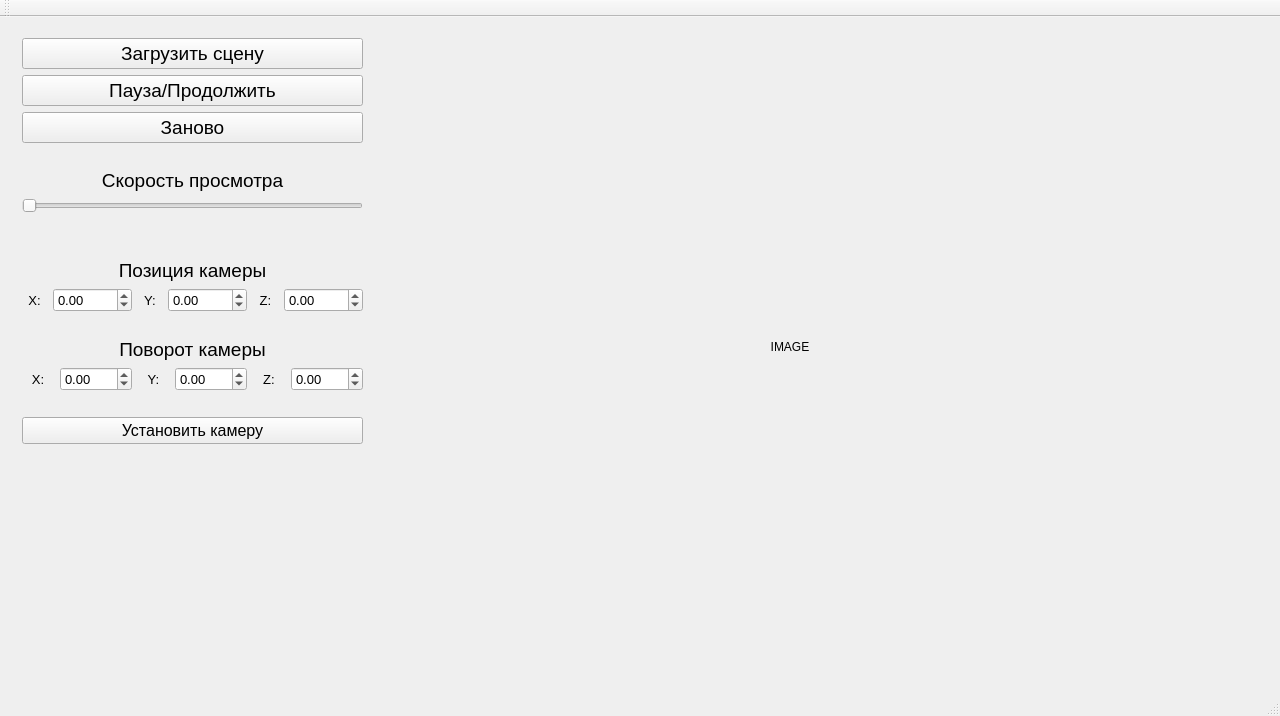
<?xml version="1.0" encoding="UTF-8"?>
<ui version="4.0">
 <class>MainWindowClass</class>
 <widget class="QMainWindow" name="MainWindowClass">
  <property name="geometry">
   <rect>
    <x>0</x>
    <y>0</y>
    <width>1280</width>
    <height>716</height>
   </rect>
  </property>
  <property name="windowTitle">
   <string>MainWindow</string>
  </property>
  <widget class="QWidget" name="centralWidget">
   <widget class="QLabel" name="canvas">
    <property name="geometry">
     <rect>
      <x>390</x>
      <y>30</y>
      <width>800</width>
      <height>600</height>
     </rect>
    </property>
    <property name="text">
     <string>IMAGE</string>
    </property>
    <property name="alignment">
     <set>Qt::AlignCenter</set>
    </property>
   </widget>
   <widget class="QWidget" name="verticalLayoutWidget">
    <property name="geometry">
     <rect>
      <x>11</x>
      <y>10</y>
      <width>363</width>
      <height>721</height>
     </rect>
    </property>
    <layout class="QVBoxLayout" name="verticalLayout">
     <item>
      <widget class="QPushButton" name="btnStart">
       <property name="font">
        <font>
         <pointsize>14</pointsize>
        </font>
       </property>
       <property name="text">
        <string>Загрузить сцену</string>
       </property>
      </widget>
     </item>
     <item>
      <widget class="QPushButton" name="btnStop">
       <property name="font">
        <font>
         <pointsize>14</pointsize>
        </font>
       </property>
       <property name="text">
        <string>Пауза/Продолжить</string>
       </property>
      </widget>
     </item>
     <item>
      <widget class="QPushButton" name="btnRestart">
       <property name="font">
        <font>
         <pointsize>14</pointsize>
        </font>
       </property>
       <property name="text">
        <string>Заново</string>
       </property>
      </widget>
     </item>
     <item>
      <spacer name="verticalSpacer_4">
       <property name="orientation">
        <enum>Qt::Vertical</enum>
       </property>
       <property name="sizeType">
        <enum>QSizePolicy::Minimum</enum>
       </property>
       <property name="sizeHint" stdset="0">
        <size>
         <width>20</width>
         <height>20</height>
        </size>
       </property>
      </spacer>
     </item>
     <item>
      <widget class="QLabel" name="label_9">
       <property name="font">
        <font>
         <pointsize>14</pointsize>
        </font>
       </property>
       <property name="text">
        <string>Скорость просмотра</string>
       </property>
       <property name="textFormat">
        <enum>Qt::AutoText</enum>
       </property>
       <property name="scaledContents">
        <bool>false</bool>
       </property>
       <property name="alignment">
        <set>Qt::AlignCenter</set>
       </property>
       <property name="wordWrap">
        <bool>false</bool>
       </property>
       <property name="openExternalLinks">
        <bool>false</bool>
       </property>
      </widget>
     </item>
     <item>
      <widget class="QSlider" name="speed">
       <property name="font">
        <font>
         <pointsize>10</pointsize>
        </font>
       </property>
       <property name="minimum">
        <number>1</number>
       </property>
       <property name="maximum">
        <number>5</number>
       </property>
       <property name="pageStep">
        <number>1</number>
       </property>
       <property name="sliderPosition">
        <number>1</number>
       </property>
       <property name="tracking">
        <bool>true</bool>
       </property>
       <property name="orientation">
        <enum>Qt::Horizontal</enum>
       </property>
      </widget>
     </item>
     <item>
      <spacer name="verticalSpacer_2">
       <property name="orientation">
        <enum>Qt::Vertical</enum>
       </property>
       <property name="sizeType">
        <enum>QSizePolicy::Minimum</enum>
       </property>
       <property name="sizeHint" stdset="0">
        <size>
         <width>20</width>
         <height>40</height>
        </size>
       </property>
      </spacer>
     </item>
     <item>
      <widget class="QLabel" name="label">
       <property name="font">
        <font>
         <pointsize>14</pointsize>
        </font>
       </property>
       <property name="text">
        <string>Позиция камеры</string>
       </property>
       <property name="textFormat">
        <enum>Qt::AutoText</enum>
       </property>
       <property name="scaledContents">
        <bool>false</bool>
       </property>
       <property name="alignment">
        <set>Qt::AlignCenter</set>
       </property>
       <property name="wordWrap">
        <bool>false</bool>
       </property>
       <property name="openExternalLinks">
        <bool>false</bool>
       </property>
      </widget>
     </item>
     <item>
      <layout class="QHBoxLayout" name="horizontalLayout">
       <item>
        <widget class="QLabel" name="label_5">
         <property name="font">
          <font>
           <pointsize>10</pointsize>
          </font>
         </property>
         <property name="text">
          <string>X:</string>
         </property>
         <property name="textFormat">
          <enum>Qt::AutoText</enum>
         </property>
         <property name="scaledContents">
          <bool>false</bool>
         </property>
         <property name="alignment">
          <set>Qt::AlignCenter</set>
         </property>
         <property name="wordWrap">
          <bool>false</bool>
         </property>
         <property name="openExternalLinks">
          <bool>false</bool>
         </property>
        </widget>
       </item>
       <item>
        <widget class="QDoubleSpinBox" name="cx">
         <property name="font">
          <font>
           <pointsize>10</pointsize>
          </font>
         </property>
         <property name="minimum">
          <double>-1000.000000000000000</double>
         </property>
         <property name="maximum">
          <double>1000.000000000000000</double>
         </property>
        </widget>
       </item>
       <item>
        <widget class="QLabel" name="label_3">
         <property name="font">
          <font>
           <pointsize>10</pointsize>
          </font>
         </property>
         <property name="text">
          <string>Y:</string>
         </property>
         <property name="textFormat">
          <enum>Qt::AutoText</enum>
         </property>
         <property name="scaledContents">
          <bool>false</bool>
         </property>
         <property name="alignment">
          <set>Qt::AlignCenter</set>
         </property>
         <property name="wordWrap">
          <bool>false</bool>
         </property>
         <property name="openExternalLinks">
          <bool>false</bool>
         </property>
        </widget>
       </item>
       <item>
        <widget class="QDoubleSpinBox" name="cy">
         <property name="font">
          <font>
           <pointsize>10</pointsize>
          </font>
         </property>
         <property name="minimum">
          <double>-1000.000000000000000</double>
         </property>
         <property name="maximum">
          <double>1000.000000000000000</double>
         </property>
        </widget>
       </item>
       <item>
        <widget class="QLabel" name="label_4">
         <property name="font">
          <font>
           <pointsize>10</pointsize>
          </font>
         </property>
         <property name="text">
          <string>Z:</string>
         </property>
         <property name="textFormat">
          <enum>Qt::AutoText</enum>
         </property>
         <property name="scaledContents">
          <bool>false</bool>
         </property>
         <property name="alignment">
          <set>Qt::AlignCenter</set>
         </property>
         <property name="wordWrap">
          <bool>false</bool>
         </property>
         <property name="openExternalLinks">
          <bool>false</bool>
         </property>
        </widget>
       </item>
       <item>
        <widget class="QDoubleSpinBox" name="cz">
         <property name="font">
          <font>
           <pointsize>10</pointsize>
          </font>
         </property>
         <property name="minimum">
          <double>-1000.000000000000000</double>
         </property>
         <property name="maximum">
          <double>1000.000000000000000</double>
         </property>
        </widget>
       </item>
      </layout>
     </item>
     <item>
      <spacer name="verticalSpacer_3">
       <property name="orientation">
        <enum>Qt::Vertical</enum>
       </property>
       <property name="sizeType">
        <enum>QSizePolicy::Minimum</enum>
       </property>
       <property name="sizeHint" stdset="0">
        <size>
         <width>20</width>
         <height>20</height>
        </size>
       </property>
      </spacer>
     </item>
     <item>
      <widget class="QLabel" name="label_2">
       <property name="sizePolicy">
        <sizepolicy hsizetype="Preferred" vsizetype="Preferred">
         <horstretch>0</horstretch>
         <verstretch>0</verstretch>
        </sizepolicy>
       </property>
       <property name="font">
        <font>
         <pointsize>14</pointsize>
        </font>
       </property>
       <property name="text">
        <string>Поворот камеры</string>
       </property>
       <property name="textFormat">
        <enum>Qt::AutoText</enum>
       </property>
       <property name="scaledContents">
        <bool>false</bool>
       </property>
       <property name="alignment">
        <set>Qt::AlignCenter</set>
       </property>
       <property name="wordWrap">
        <bool>false</bool>
       </property>
       <property name="openExternalLinks">
        <bool>false</bool>
       </property>
      </widget>
     </item>
     <item>
      <layout class="QHBoxLayout" name="horizontalLayout_2">
       <item>
        <widget class="QLabel" name="label_6">
         <property name="font">
          <font>
           <pointsize>10</pointsize>
          </font>
         </property>
         <property name="text">
          <string>X:</string>
         </property>
         <property name="textFormat">
          <enum>Qt::AutoText</enum>
         </property>
         <property name="scaledContents">
          <bool>false</bool>
         </property>
         <property name="alignment">
          <set>Qt::AlignCenter</set>
         </property>
         <property name="wordWrap">
          <bool>false</bool>
         </property>
         <property name="openExternalLinks">
          <bool>false</bool>
         </property>
        </widget>
       </item>
       <item>
        <widget class="QDoubleSpinBox" name="cdx">
         <property name="font">
          <font>
           <pointsize>10</pointsize>
          </font>
         </property>
         <property name="minimum">
          <double>-180.000000000000000</double>
         </property>
         <property name="maximum">
          <double>180.000000000000000</double>
         </property>
         <property name="singleStep">
          <double>5.000000000000000</double>
         </property>
        </widget>
       </item>
       <item>
        <widget class="QLabel" name="label_7">
         <property name="font">
          <font>
           <pointsize>10</pointsize>
          </font>
         </property>
         <property name="text">
          <string>Y:</string>
         </property>
         <property name="textFormat">
          <enum>Qt::AutoText</enum>
         </property>
         <property name="scaledContents">
          <bool>false</bool>
         </property>
         <property name="alignment">
          <set>Qt::AlignCenter</set>
         </property>
         <property name="wordWrap">
          <bool>false</bool>
         </property>
         <property name="openExternalLinks">
          <bool>false</bool>
         </property>
        </widget>
       </item>
       <item>
        <widget class="QDoubleSpinBox" name="cdy">
         <property name="font">
          <font>
           <pointsize>10</pointsize>
          </font>
         </property>
         <property name="minimum">
          <double>-180.000000000000000</double>
         </property>
         <property name="maximum">
          <double>180.000000000000000</double>
         </property>
         <property name="singleStep">
          <double>5.000000000000000</double>
         </property>
        </widget>
       </item>
       <item>
        <widget class="QLabel" name="label_8">
         <property name="font">
          <font>
           <pointsize>10</pointsize>
          </font>
         </property>
         <property name="text">
          <string>Z:</string>
         </property>
         <property name="textFormat">
          <enum>Qt::AutoText</enum>
         </property>
         <property name="scaledContents">
          <bool>false</bool>
         </property>
         <property name="alignment">
          <set>Qt::AlignCenter</set>
         </property>
         <property name="wordWrap">
          <bool>false</bool>
         </property>
         <property name="openExternalLinks">
          <bool>false</bool>
         </property>
        </widget>
       </item>
       <item>
        <widget class="QDoubleSpinBox" name="cdz">
         <property name="font">
          <font>
           <pointsize>10</pointsize>
          </font>
         </property>
         <property name="minimum">
          <double>-180.000000000000000</double>
         </property>
         <property name="maximum">
          <double>180.000000000000000</double>
         </property>
         <property name="singleStep">
          <double>5.000000000000000</double>
         </property>
         <property name="value">
          <double>0.000000000000000</double>
         </property>
        </widget>
       </item>
      </layout>
     </item>
     <item>
      <spacer name="verticalSpacer_5">
       <property name="orientation">
        <enum>Qt::Vertical</enum>
       </property>
       <property name="sizeType">
        <enum>QSizePolicy::Minimum</enum>
       </property>
       <property name="sizeHint" stdset="0">
        <size>
         <width>20</width>
         <height>20</height>
        </size>
       </property>
      </spacer>
     </item>
     <item>
      <widget class="QPushButton" name="btnSetCamera">
       <property name="font">
        <font>
         <pointsize>12</pointsize>
        </font>
       </property>
       <property name="text">
        <string>Установить камеру</string>
       </property>
      </widget>
     </item>
     <item>
      <spacer name="verticalSpacer">
       <property name="orientation">
        <enum>Qt::Vertical</enum>
       </property>
       <property name="sizeHint" stdset="0">
        <size>
         <width>20</width>
         <height>40</height>
        </size>
       </property>
      </spacer>
     </item>
    </layout>
   </widget>
  </widget>
  <widget class="QMenuBar" name="menuBar">
   <property name="geometry">
    <rect>
     <x>0</x>
     <y>0</y>
     <width>1280</width>
     <height>26</height>
    </rect>
   </property>
  </widget>
  <widget class="QToolBar" name="mainToolBar">
   <attribute name="toolBarArea">
    <enum>TopToolBarArea</enum>
   </attribute>
   <attribute name="toolBarBreak">
    <bool>false</bool>
   </attribute>
  </widget>
  <widget class="QStatusBar" name="statusBar"/>
 </widget>
 <layoutdefault spacing="6" margin="11"/>
 <resources>
  <include location="MainWindow.qrc"/>
 </resources>
 <connections/>
</ui>
